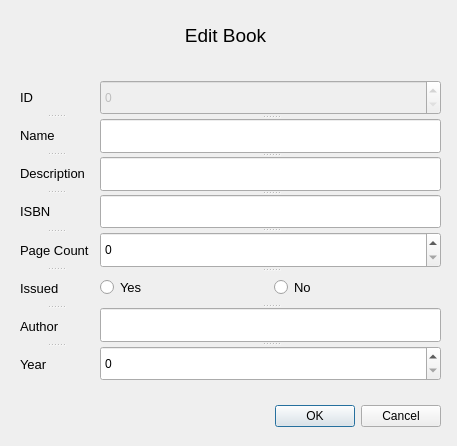
<?xml version="1.0" encoding="UTF-8"?>
<ui version="4.0">
 <class>Dialog</class>
 <widget class="QDialog" name="Dialog">
  <property name="geometry">
   <rect>
    <x>0</x>
    <y>0</y>
    <width>457</width>
    <height>446</height>
   </rect>
  </property>
  <property name="windowTitle">
   <string>Edit_dialog</string>
  </property>
  <widget class="QDialogButtonBox" name="buttonBox">
   <property name="geometry">
    <rect>
     <x>100</x>
     <y>400</y>
     <width>341</width>
     <height>32</height>
    </rect>
   </property>
   <property name="orientation">
    <enum>Qt::Horizontal</enum>
   </property>
   <property name="standardButtons">
    <set>QDialogButtonBox::Cancel|QDialogButtonBox::Ok</set>
   </property>
  </widget>
  <widget class="QLabel" name="label">
   <property name="geometry">
    <rect>
     <x>180</x>
     <y>20</y>
     <width>91</width>
     <height>31</height>
    </rect>
   </property>
   <property name="font">
    <font>
     <pointsize>14</pointsize>
    </font>
   </property>
   <property name="text">
    <string>Edit Book</string>
   </property>
   <property name="alignment">
    <set>Qt::AlignCenter</set>
   </property>
  </widget>
  <widget class="QSplitter" name="splitter">
   <property name="geometry">
    <rect>
     <x>20</x>
     <y>80</y>
     <width>71</width>
     <height>301</height>
    </rect>
   </property>
   <property name="orientation">
    <enum>Qt::Vertical</enum>
   </property>
   <widget class="QLabel" name="label_9">
    <property name="font">
     <font>
      <pointsize>10</pointsize>
     </font>
    </property>
    <property name="text">
     <string>ID</string>
    </property>
   </widget>
   <widget class="QLabel" name="label_2">
    <property name="font">
     <font>
      <pointsize>10</pointsize>
     </font>
    </property>
    <property name="text">
     <string>Name</string>
    </property>
   </widget>
   <widget class="QLabel" name="label_3">
    <property name="font">
     <font>
      <pointsize>10</pointsize>
     </font>
    </property>
    <property name="text">
     <string>Description</string>
    </property>
   </widget>
   <widget class="QLabel" name="label_4">
    <property name="font">
     <font>
      <pointsize>10</pointsize>
     </font>
    </property>
    <property name="text">
     <string>ISBN</string>
    </property>
   </widget>
   <widget class="QLabel" name="label_5">
    <property name="font">
     <font>
      <pointsize>10</pointsize>
     </font>
    </property>
    <property name="text">
     <string>Page Count</string>
    </property>
   </widget>
   <widget class="QLabel" name="label_7">
    <property name="font">
     <font>
      <pointsize>10</pointsize>
     </font>
    </property>
    <property name="text">
     <string>Issued</string>
    </property>
   </widget>
   <widget class="QLabel" name="label_6">
    <property name="font">
     <font>
      <pointsize>10</pointsize>
     </font>
    </property>
    <property name="text">
     <string>Author</string>
    </property>
   </widget>
   <widget class="QLabel" name="label_8">
    <property name="font">
     <font>
      <pointsize>10</pointsize>
     </font>
    </property>
    <property name="text">
     <string>Year</string>
    </property>
   </widget>
  </widget>
  <widget class="QSplitter" name="splitter_2">
   <property name="geometry">
    <rect>
     <x>100</x>
     <y>80</y>
     <width>341</width>
     <height>301</height>
    </rect>
   </property>
   <property name="orientation">
    <enum>Qt::Vertical</enum>
   </property>
   <widget class="QSpinBox" name="id_spinbox">
    <property name="enabled">
     <bool>false</bool>
    </property>
   </widget>
   <widget class="QLineEdit" name="name_input"/>
   <widget class="QLineEdit" name="description_input"/>
   <widget class="QLineEdit" name="isbn_input"/>
   <widget class="QSpinBox" name="page_count_spinbox"/>
   <widget class="QWidget" name="">
    <layout class="QHBoxLayout" name="horizontalLayout">
     <item>
      <widget class="QRadioButton" name="yes">
       <property name="font">
        <font>
         <pointsize>10</pointsize>
        </font>
       </property>
       <property name="text">
        <string>Yes</string>
       </property>
      </widget>
     </item>
     <item>
      <widget class="QRadioButton" name="no">
       <property name="font">
        <font>
         <pointsize>10</pointsize>
        </font>
       </property>
       <property name="text">
        <string>No</string>
       </property>
      </widget>
     </item>
    </layout>
   </widget>
   <widget class="QLineEdit" name="author_input"/>
   <widget class="QSpinBox" name="year_spinbox"/>
  </widget>
 </widget>
 <resources/>
 <connections>
  <connection>
   <sender>buttonBox</sender>
   <signal>accepted()</signal>
   <receiver>Dialog</receiver>
   <slot>accept()</slot>
   <hints>
    <hint type="sourcelabel">
     <x>248</x>
     <y>254</y>
    </hint>
    <hint type="destinationlabel">
     <x>157</x>
     <y>274</y>
    </hint>
   </hints>
  </connection>
  <connection>
   <sender>buttonBox</sender>
   <signal>rejected()</signal>
   <receiver>Dialog</receiver>
   <slot>reject()</slot>
   <hints>
    <hint type="sourcelabel">
     <x>316</x>
     <y>260</y>
    </hint>
    <hint type="destinationlabel">
     <x>286</x>
     <y>274</y>
    </hint>
   </hints>
  </connection>
 </connections>
</ui>
